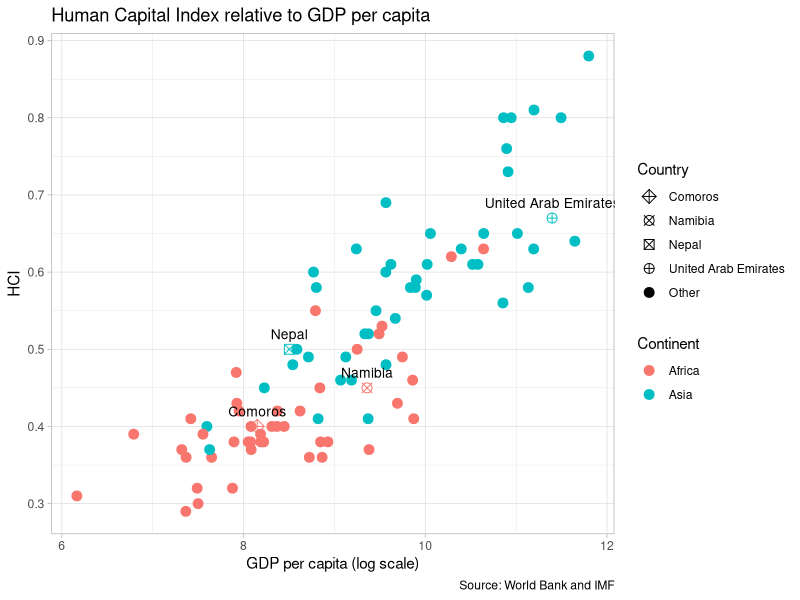

Recreate this plot in R.
library(ggplot2)

dados <- read.csv("./data/Paises_PIB_ICH.csv")
continentes <- c("Asia", "Africa")
paises <- c("Comoros", "Namibia", "Nepal", "United Arab Emirates")

dados <- subset(dados, Continent %in% continentes)
dados$Shape <- ifelse(dados$Country %in% paises, dados$Country, "Other")

ggplot(dados, aes(x = log(GDP), y = HCI)) +
  geom_point(size = 3, aes(color = Continent, shape = Shape)) +
  scale_shape_manual(values = c(9, 13, 7, 10, 19), breaks = c(paises, "Other")) +
  geom_text(data = subset(dados, Country %in% paises), aes(label = Country),
            vjust = -1, hjust = 0.5, size = 3.5) +
  labs(title = "Human Capital Index relative to GDP per capita",
       caption = "Source: World Bank and IMF",
       x = "GDP per capita (log scale)", shape = "Country") +
  theme_light()
